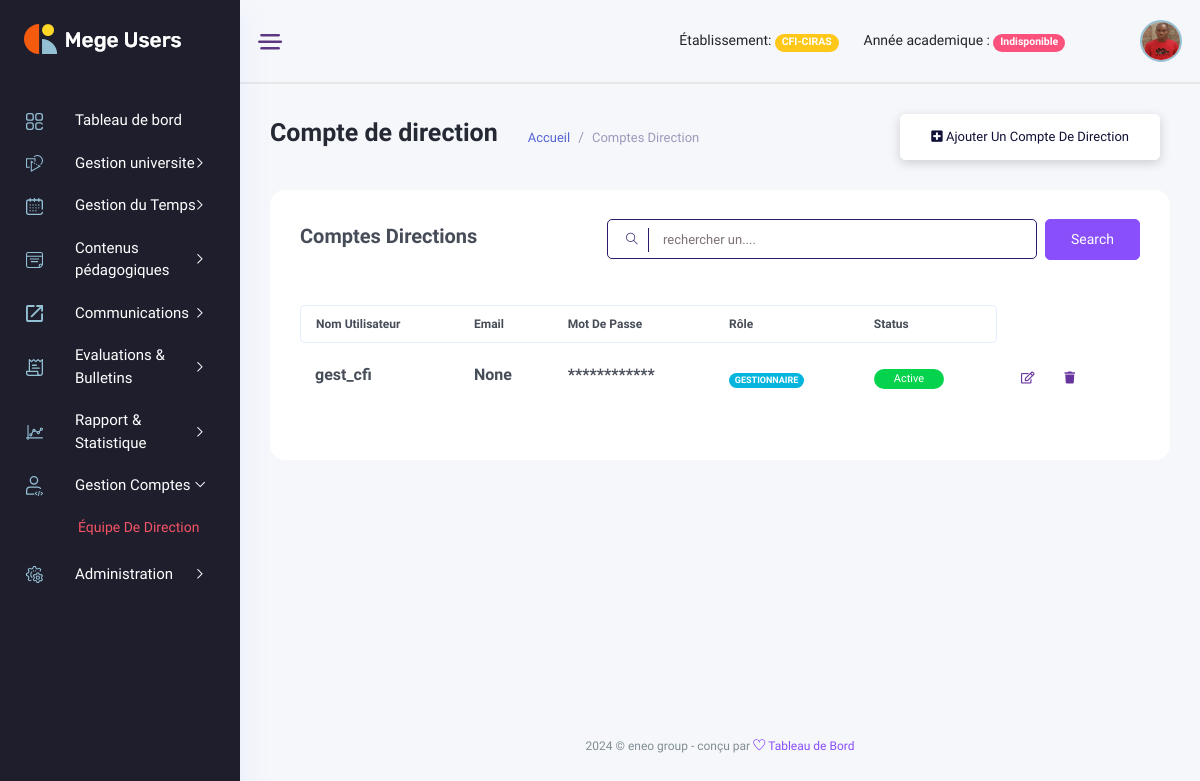
The page /manager_dashboard/comptes/compte_directions/ (signed in) on the database as committed earlier.
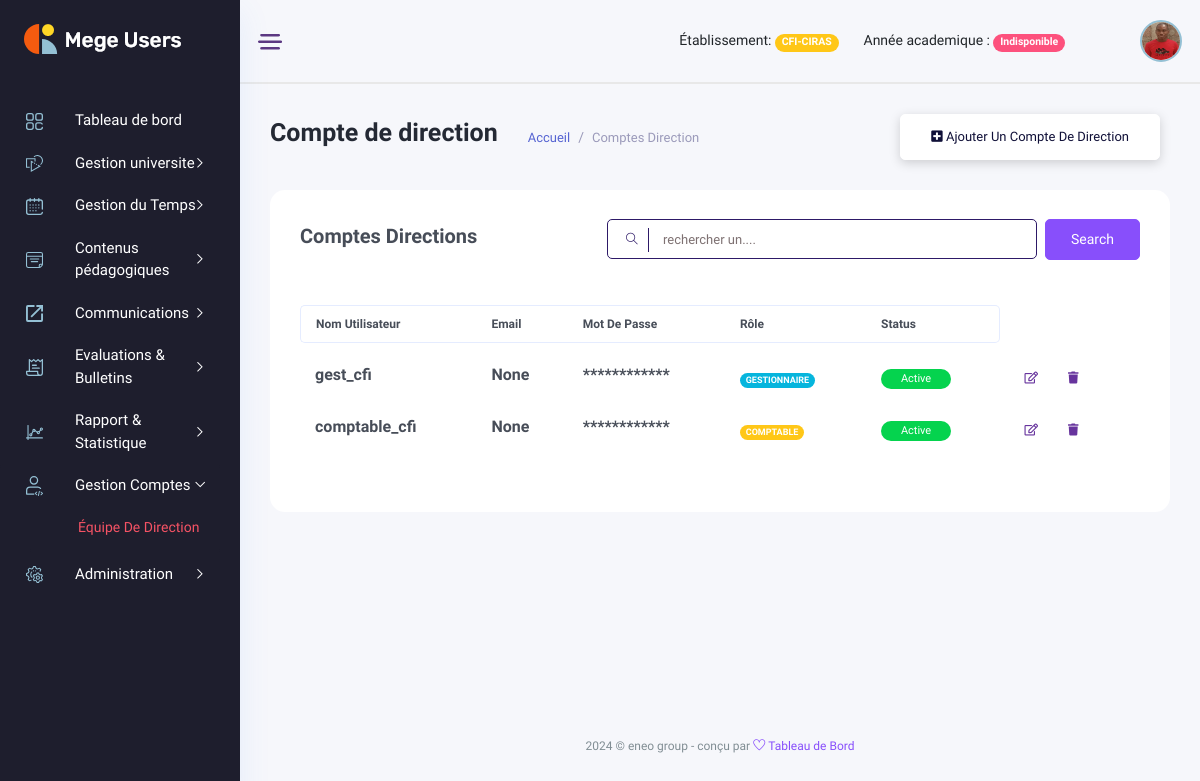
The same page on the database as committed later.
### backend/models/user_account.py (models this page shows, shortened)
class User(AbstractBaseUser, PermissionsMixin):
    school = models.ForeignKey(Etablishment, on_delete=models.CASCADE, null=True, blank=True)
    username = models.CharField(max_length=255, unique=True,)
    student = models.OneToOneField(Student, unique=True, on_delete=models.SET_NULL, null=True, blank=True)
    teacher = models.OneToOneField(Teacher, unique=True, on_delete=models.SET_NULL, null=True, blank=True)
    management_profil = models.OneToOneField(ManagementProfil, unique=True, on_delete=models.CASCADE, null=True, blank=True)
    is_active = models.BooleanField(default=True)
    is_admin = models.BooleanField(default=False)
    is_admin_school = models.BooleanField(default=False)
    is_manager = models.BooleanField(default=False)
    is_accountant = models.BooleanField(default=False)
    is_student = models.BooleanField(default=False)
    is_teacher = models.BooleanField(default=False)
    created_at = models.DateTimeField(auto_now_add=True)
    updated_at = models.DateTimeField(auto_now=True)
    objects = UserManager()
    USERNAME_FIELD = 'username'

### backend/models/gestion_ecole.py (models this page shows, shortened)
class ManagementProfil(models.Model):
    lastname = models.CharField(max_length=50, blank=True)
    firstname = models.CharField(max_length=50, blank=True)
    address = models.CharField(max_length=50, blank=True)
    tel = models.CharField(max_length=20, blank=True)
    city = models.CharField(max_length=17, choices=cities, blank=True)
    sex = models.CharField(max_length=10, choices=sexes, blank=True)
    email = models.CharField(max_length=120, unique=True, blank=True, null=True)
    picture = models.ImageField(upload_to="managements_images", blank=True, null=True)
    bio = models.TextField(blank=True)
    created_at = models.DateTimeField(auto_now_add=True, null=True)
    updated_at = models.DateTimeField(auto_now=True, null=True)

### manager_dashboard/views/comptes_view.py (the view, shortened to what this page needs)
class ListAllDirectionAccount(View):
    template = "manager_dashboard/comptes/compte_direction.html"
    def dispatch(self,request, *args, **kwargs):
        if not request.user.is_authenticated:
            return redirect('backend:login')
        if request.user.is_admin_school:
            return super().dispatch(request, *args, **kwargs)
        return redirect('backend:logout')
    def get(self, request, *args, **kwargs):
        managers_and_accountants = User.objects.filter(is_manager=True, school=request.user.school) | User.objects.filter(is_accountant=True, school=request.user.school)
        context_object = {'managers_and_accountants': managers_and_accountants}
        return render(request, template_name=self.template, context=context_object)

### manager_dashboard/templates/manager_dashboard/comptes/compte_direction.html (shortened to what the changed rows need)
{% extends '../base.html' %}
{% load static %}
{% block content %}
<div class="main_content_iner overly_inner ">
    <div class="container-fluid p-0 ">
        <div class="row">
            <div class="col-lg-12">
                <div class="white_card card_height_100 mb_30 pt-4">
                    <div class="white_card_body">
                        <div class="QA_section">
                            <div class="QA_table mb_30">
                                <table id="dataTable" class="table lms_table_active ">
                                    <thead>
                                        <tr>
                                            <th scope="col">Nom Utilisateur</th>
                                            <th scope="col">Email</th>
                                            <th scope="col">Mot de passe</th>
                                            <th scope="col">Rôle</th>
                                            <th scope="col">Status</th>
                                        </tr>
                                    </thead>
                                    <tbody id='elementList'>
                                        {% for account in managers_and_accountants %}
                                        <tr data-id='{{account.id}}'>
                                            <td> <h6> {{account.username}} </h6> </td>
                                            <td><h6> {{account.management_profil.email}} </h6></td>
                                            <td><h6>************</h6></td>
                                            <td>
                                                {% if account.is_manager %}
                                                    <span class="badge rounded-pill bg-info">GESTIONNAIRE</span>
                                                {% else %}
                                                    <span class="badge rounded-pill bg-warning">COMPTABLE</span>
                                                {% endif %}
                                            </td>
                                            <td><a class="status_btn">Active</a></td>
                                            <td>
                                                <div class="action_btns d-flex">
                                                    <a href='{% url "manager_dashboard:director_edit" account.id %}' class="action_btn mr_10"> <i class="far fa-edit"></i> </a>
                                                    <a href="#" onclick="deleteDirectorAccount({{account.id}})" class="action_btn"> <i class="fas fa-trash"></i> </a>
                                                </div>
                                            </td>
                                        </tr>
                                        {% endfor %}
                                    </tbody>
                                </table>
                            </div>
                        </div>
                    </div>
                </div>
            </div>
        </div>
    </div>
</div>
{% endblock content %}

Rows that differ between the two databases and show on the page:
added User: username "comptable_cfi", management_profil.email "None", is_manager "COMPTABLE"
